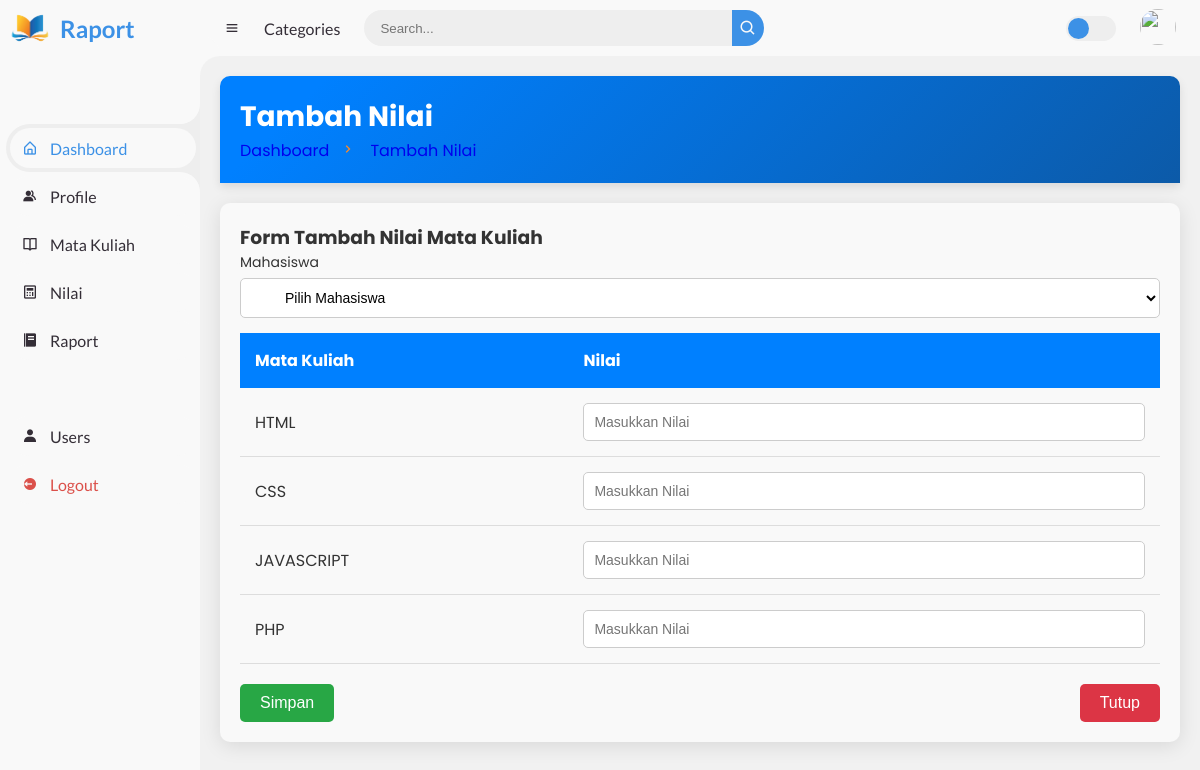
The page /index.php?page=add-nilai (signed in) on the database its author committed.
### tables this page shows
CREATE TABLE `matkul` (
  `id_matkul` varchar(50) NOT NULL,
  `nama_matkul` varchar(100) NOT NULL,
  `dosen` varchar(100) NOT NULL
);

### penilaian/add-nilai.php (the view, shortened to what this page needs)
<?php
include 'database/db.php';
$matkul = [];
if (isset($_POST['nim'])) {
    $nimSelected = $_POST['nim'];
    $matkulQuery = "SELECT * FROM matkul WHERE id_matkul NOT IN (SELECT id_matkul FROM nilai WHERE nim = '$nimSelected')";
    $matkul = $conn->query($matkulQuery);
} else {
    $matkul = $conn->query("SELECT * FROM matkul");
}
?>
<!DOCTYPE html>
<html lang="en">
<head>
    <link rel="stylesheet" href="tampilan/profile.css">
</head>
<body>
    <div class="head-title">
        <div class="left">
            <h1>Tambah Nilai</h1>
            <ul class="breadcrumb">
                <li><a href="#">Dashboard</a></li>
                <li><i class='bx bx-chevron-right'></i></li>
                <li><a class="active" href="#">Tambah Nilai</a></li>
            </ul>
        </div>
    </div>
    <div class="table-data">
        <div class="profile">
            <div class="head">
                <h3>Form Tambah Nilai Mata Kuliah</h3>
            </div>
            <form action="" method="POST">
                <div class="form-group">
                    <label for="nim">Mahasiswa</label>
                    <select name="nim" id="nim">
                        <option value="">Pilih Mahasiswa</option>
                    </select>
                </div>
                <?php if (!empty($matkul) && $matkul->num_rows > 0): ?>
                    <div class="form-group">
                        <table>
                            <thead>
                                <tr>
                                    <th>Mata Kuliah</th>
                                    <th>Nilai</th>
                                </tr>
                            </thead>
                            <tbody>
                                <?php while ($mk = $matkul->fetch_assoc()): ?>
                                    <tr>
                                        <td><?php echo htmlspecialchars($mk['nama_matkul']); ?></td>
                                        <td><input type="text" name="nilai[<?php echo $mk['id_matkul']; ?>]" placeholder="Masukkan Nilai" required></td>
                                    </tr>
                                <?php endwhile; ?>
                            </tbody>
                        </table>
                    </div>
                <?php endif; ?>
                <div class="form-buttons">
                    <button type="submit">Simpan</button>
                    <button type="button" class="close-btn" onclick="window.location.href='?page=nilai'">Tutup</button>
                </div>
            </form>
        </div>
    </div>
</body>
</html>

### tampilan/style.css (style rules this page uses)
* { margin: 0; padding: 0; box-sizing: border-box; }
a { text-decoration: none; }
li { list-style: none; }
:root { --poppins: 'Poppins', sans-serif; --lato: 'Lato', sans-serif; --light: #F9F9F9; --blue: #3C91E6; --light-blue: #CFE8FF; --grey: #eee; --dark-grey: #AAAAAA; --dark: #342E37; --red: #DB504A; --yellow: #FFCE26; --light-yellow: #FFF2C6; --orange: #FD7238; --light-orange: #FFE0D3; }
html { overflow-x: hidden; }
body { background: var(--grey); overflow-x: hidden; }

### tampilan/profile.css (style rules this page uses)
body { font-family: 'Poppins', sans-serif; background-color: #f1f1f1; margin: 0; padding: 0; color: #333; }
.head-title { padding: 20px; background: linear-gradient(135deg, #0080ff 10%, #0c5aa8 100%); color: white; border-radius: 10px 10px 0 0; display: flex; justify-content: space-between; align-items: center; box-shadow: 0 4px 10px rgba(0, 0, 0, 0.1); }
.head-title h1 { margin: 0; font-size: 28px; font-weight: bold; }
.breadcrumb { list-style: none; padding: 0; margin: 0; display: flex; align-items: center; color: white; }
.breadcrumb li { margin-right: 10px; color: #fd8a26; }
.breadcrumb li i { margin-right: 5px; }
.table-data { padding: 20px; background-color: #F9F9F9; margin: 20px 0; border-radius: 10px; box-shadow: 0 4px 20px rgba(0, 0, 0, 0.1); width: 100%; box-sizing: border-box; overflow-x: auto; }
table { width: 100%; border-collapse: collapse; margin-bottom: 20px; text-align: left; }
thead { background-color: #0080ff; color: white; }
thead th { padding: 15px; text-align: left; }
tbody td { padding: 15px; border-bottom: 1px solid #ddd; }
.form-group { margin-bottom: 15px; }
.form-group label { display: block; margin-bottom: 5px; font-size: 14px; color: #333; }
.form-group input, .form-group select { width: 100%; padding: 10px; border: 1px solid #ccc; border-radius: 5px; font-size: 14px; box-sizing: border-box; }
.form-group select { width: 100%; padding: 10px 10px 10px 40px; border: 1px solid #ccc; border-radius: 5px; font-size: 14px; background-color: #fff; background-position: 10px center; background-repeat: no-repeat; background-size: 20px; }
.form-buttons { display: flex; justify-content: space-between; }
.form-buttons button { background-color: #28a745; color: white; border: none; padding: 10px 20px; font-size: 16px; border-radius: 5px; cursor: pointer; transition: background-color 0.3s ease; }
.form-buttons .close-btn { background-color: #dc3545; }

### rows shown on the page
matkul: nama_matkul "HTML"
matkul: nama_matkul "CSS"
matkul: nama_matkul "JAVASCRIPT"
matkul: nama_matkul "PHP"
